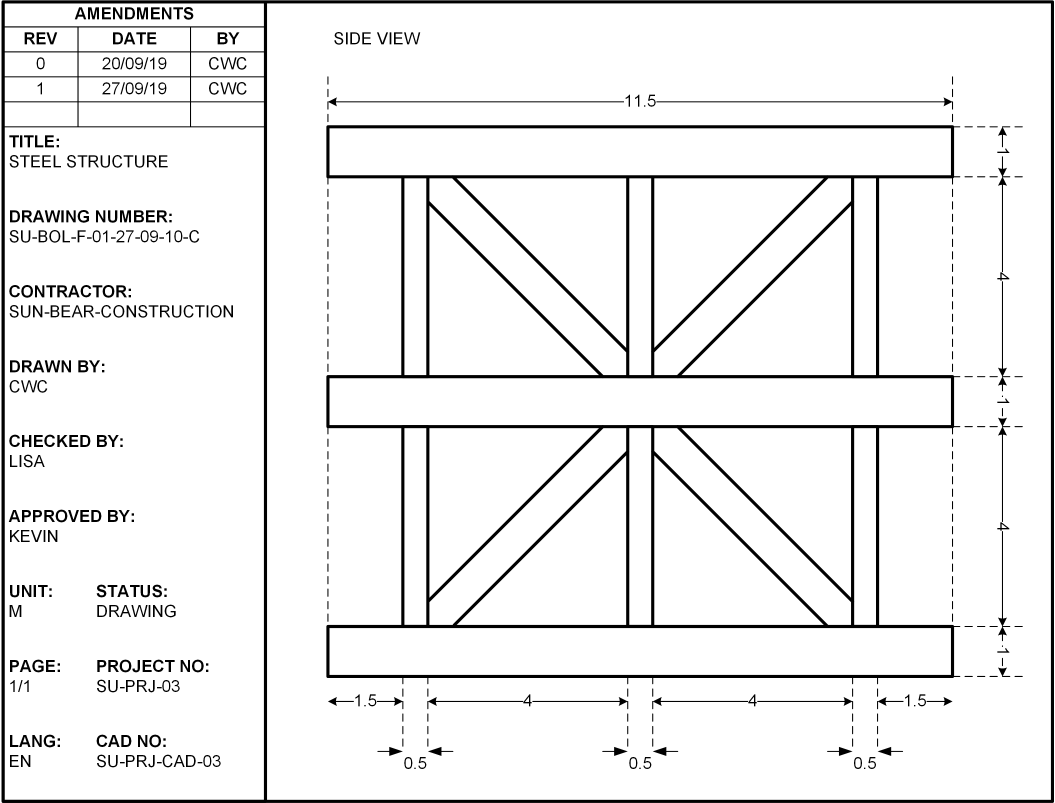
#> input picture img/08.png, 3163 x 2409 px (shown at 1/3 size)
$ python save.py
#> lines starting #> are read from the running program, lines starting #| are printed output that depends on the picture; after the words box and inside, x2 and y2 are one past the last pixel; in counts of white or black regions, pixels touching at a corner belong together
# -*- coding: utf-8 -*-
"""
Created on Sat Nov 14 14:14:53 2020

@author: Matthew
"""

import os
import numpy as np
import cv2
from matplotlib import pyplot as pt
import pytesseract as tess
tess.pytesseract.tesseract_cmd = r'C:\Users\Matthew\AppData\Local\Tesseract-OCR\tesseract.exe'
import openpyxl
from openpyxl import Workbook
import math
import glob

#HORIZONTAL CHECKING
# [44 lines left out: functions calculateDistance, calculateMidpoint, getRow, not called in this run]

def processImg(img):
  img_bi = cv2.threshold(img,0,255,cv2.THRESH_BINARY + cv2.THRESH_OTSU)[1]
  mask = ~img_bi
  # cv2.imwrite("step0-img_bi.jpg", img_bi)

  [nrow,ncol] = img_bi.shape

  kernel_len = np.array(img).shape[1]//100
  hor_SE = cv2.getStructuringElement(cv2.MORPH_RECT, (kernel_len,1))
  vert_SE = cv2.getStructuringElement(cv2.MORPH_RECT, (1,kernel_len))

  process_img = cv2.morphologyEx(mask, cv2.MORPH_OPEN, sE_diamond2)

  process_img = cv2.morphologyEx(process_img, cv2.MORPH_OPEN, sE_square1, iterations=3)
  cv2.imwrite("step1_process_img.jpg", process_img)
  step1 = cv2.medianBlur(process_img,13)
  cv2.imwrite("step1.jpg", step1)

  # Remove figure
  step2 = cv2.bitwise_or(img_bi,step1)
  cv2.imwrite("step2.jpg", step2)

  step4 = cv2.bitwise_xor(step1,img_bi)
  step4 = cv2.erode(~step4, sE_square1, iterations=3)
  step4 = cv2.dilate(step4, sE_square3, iterations=4)
  step4 = cv2.dilate(step4, sE_square2, iterations=12)

  drawings = cv2.bitwise_and(~step4, img) + step4

  step5 = cv2.bitwise_and(img_bi, step4)
  cv2.imwrite("step5.jpg", step5)

  # Get lines from table
  process_img = cv2.erode(~step5, hor_SE, iterations=3)
  hor_line = cv2.dilate(process_img, hor_SE, iterations=4)
  # cv2.imwrite("step5_hor_line.jpg", hor_line)
  process_img = cv2.erode(~step5, vert_SE, iterations=3)
  vert_line = cv2.dilate(process_img,vert_SE, iterations=4)
  # cv2.imwrite("step5_vert_line.jpg", vert_line)
  step5_5 = hor_line + vert_line
  # cv2.imwrite("step5_5.jpg", step5_5)

  step6 = cv2.bitwise_or(step5,step5_5)
  cv2.imwrite("step5_5.jpg", step6)
  img2 = step6

  return img2, drawings

# [221 lines left out: function getData, not called in this run]
##

sE_square1 = cv2.getStructuringElement(cv2.MORPH_RECT,(3,3))
sE_square2 = cv2.getStructuringElement(cv2.MORPH_RECT,(20,20))
sE_square3 = cv2.getStructuringElement(cv2.MORPH_RECT,(50,50))
sE_plus = cv2.getStructuringElement(cv2.MORPH_CROSS,(3,3))
sE_plus2 = cv2.getStructuringElement(cv2.MORPH_CROSS,(5,5))
sE_diamond = np.array([
  [0,0,1,1,1,0,0],
  [0,1,1,1,1,1,0],
  [1,1,1,1,1,1,1],
  [1,1,1,1,1,1,1],
  [1,1,1,1,1,1,1],
  [0,1,1,1,1,1,0],
  [0,0,1,1,1,0,0]], dtype=np.uint8)
sE_diamond2 = np.array([
  [0,0,0,0,1,0,0,0,0],
  [0,0,0,1,1,1,0,0,0],
  [0,0,1,1,1,1,1,0,0],
  [0,1,1,1,1,1,1,1,0],
  [1,1,1,1,1,1,1,1,1],
  [0,1,1,1,1,1,1,1,0],
  [0,0,1,1,1,1,1,0,0],
  [0,0,0,1,1,1,0,0,0],
  [0,0,0,0,1,0,0,0,0]], dtype=np.uint8)
sE_x = np.array([
  [1,0,1],
  [0,1,0],
  [1,0,1]], dtype=np.uint8)

headers = ["TITLE:",
           "DRAWING NO:",
           "DRAWING NUMBER:",
           "CONTRACTOR:",
           "DRAWN BY:",
           "CHECKED BY:",
           "APPROVED BY:",
           "CAD NO:",
           "LANG:",
           "PROJECT NO:",
           "PAGE:",
           "STATUS:",
           "STS:",
           "UNIT:",
           "DRAWING TITLE:",
           "DRAWN:",
           "CHECKED:",
           "APPROVED:",
           "COMPANY NAME:",
           "COMPANY:"]

headers_amend = ["ISSUE",
                 "DATE",
                 "CHANGE(S)",
                 "BY",
                 "CDK",
                 "REV",
                 "DATE",
                 "BY"]

if __name__ == '__main__':
  # Initialise directories
  drawings_path = os.path.join("drawing")
  if not os.path.exists(drawings_path):
      os.makedirs(drawings_path)

  workbook_path = os.path.join("workbook")
  if not os.path.exists(workbook_path):
      os.makedirs(workbook_path)

  img_path = os.path.join("img")
  # _, _, images = next(os.walk(img_path))
  images = [image[4:] for image in glob.glob(img_path+'/08.png')]
  for image in images:
    img = cv2.imread(os.path.join(img_path, image), 0)
#> img is the input picture: shape (2409, 3163); min 0, max 255, mean 237.7
    [nrow,ncol] = img.shape
#> nrow = 2409; ncol = 3163

    img2, drawings = processImg(img)
#> in processImg, `img_bi = cv2.threshold(img,0,255,cv2.THRESH_BINARY + cv2.THRESH_OTSU)[1]`: img_bi: shape (2409, 3163); 93.3% white; 432 black regions (8 under 20 px), largest, box (x1, y1, x2, y2) and area: (979, 376, 2881, 2053) 235152, (5, 1, 3162, 2409) 138161, (1969, 292, 2859, 329) 2993
#> in processImg, `mask = ~img_bi`:
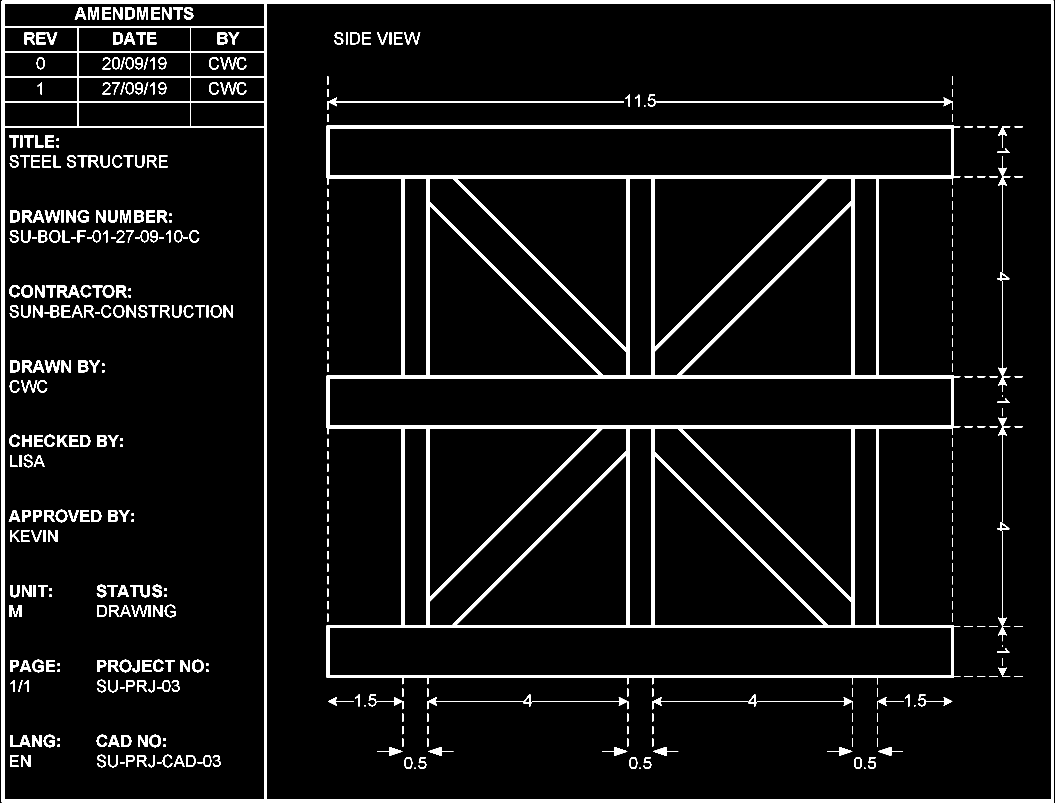
#> mask: shape (2409, 3163) (shown at 1/3 size); 6.7% white; 432 white regions (8 under 20 px), largest, box (x1, y1, x2, y2) and area: (979, 376, 2881, 2053) 235152, (5, 1, 3162, 2409) 138161, (1969, 292, 2859, 329) 2993
#> in processImg, `process_img = cv2.morphologyEx(mask, cv2.MORPH_OPEN, sE_diamond2)`: process_img: shape (2409, 3163); 5% white; 254 white regions, largest, box (x1, y1, x2, y2) and area: (979, 376, 2864, 2036) 234271, (5, 1, 3162, 2409) 124503, (1840, 2242, 1875, 2267) 517
#> in processImg, `process_img = cv2.morphologyEx(process_img, cv2.MORPH_OPEN, sE_square1..`: process_img: shape (2409, 3163); 4.8% white; 29 white regions, largest, box (x1, y1, x2, y2) and area: (979, 376, 2862, 2034) 234213, (5, 1, 3162, 2409) 124459, (1842, 2244, 1872, 2265) 490
#> in processImg, `step1 = cv2.medianBlur(process_img,13)`: step1: shape (2409, 3163); 4.8% white; 29 white regions, largest, box (x1, y1, x2, y2) and area: (979, 376, 2862, 2034) 235592, (5, 1, 3162, 2409) 124563, (1842, 2244, 1870, 2265) 433
#> in processImg, `step2 = cv2.bitwise_or(img_bi,step1)`: step2: shape (2409, 3163); 98.1% white; 571 black regions (68 under 20 px), largest, box (x1, y1, x2, y2) and area: (14, 79, 792, 382) 13689, (998, 292, 1872, 319) 2696, (1969, 304, 2833, 307) 2592
#> in processImg, `step4 = cv2.erode(~step4, sE_square1, iterations=3)`: step4: shape (2409, 3163); 0.03% white in thin lines or dots, all inside (x1, y1, x2, y2) = (33, 25, 702, 2296)
#> in processImg, `step4 = cv2.dilate(step4, sE_square3, iterations=4)`: step4: shape (2409, 3163); 16.9% white; 3 white regions, box (x1, y1, x2, y2) and area: (0, 313, 722, 2396) 1061553, (0, 0, 802, 230) 181383, (578, 825, 796, 1047) 47346
#> in processImg, `step4 = cv2.dilate(step4, sE_square2, iterations=12)`: step4: shape (2409, 3163); 24.6% white; 1 white region, box (x1, y1, x2, y2) and area: (0, 0, 922, 2409) 1877326
#> in processImg, `drawings = cv2.bitwise_and(~step4, img) + step4`:
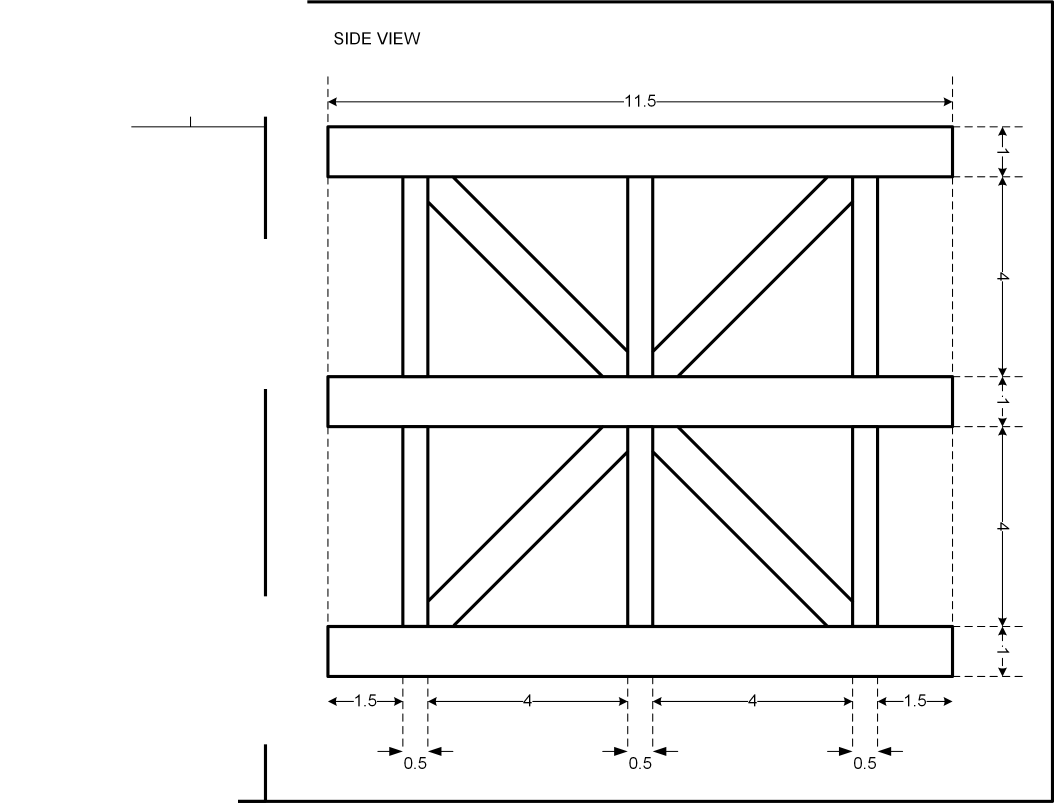
#> drawings: shape (2409, 3163) (shown at 1/3 size); min 0, max 255, mean 243.1
#> in processImg, `step5 = cv2.bitwise_and(img_bi, step4)`:
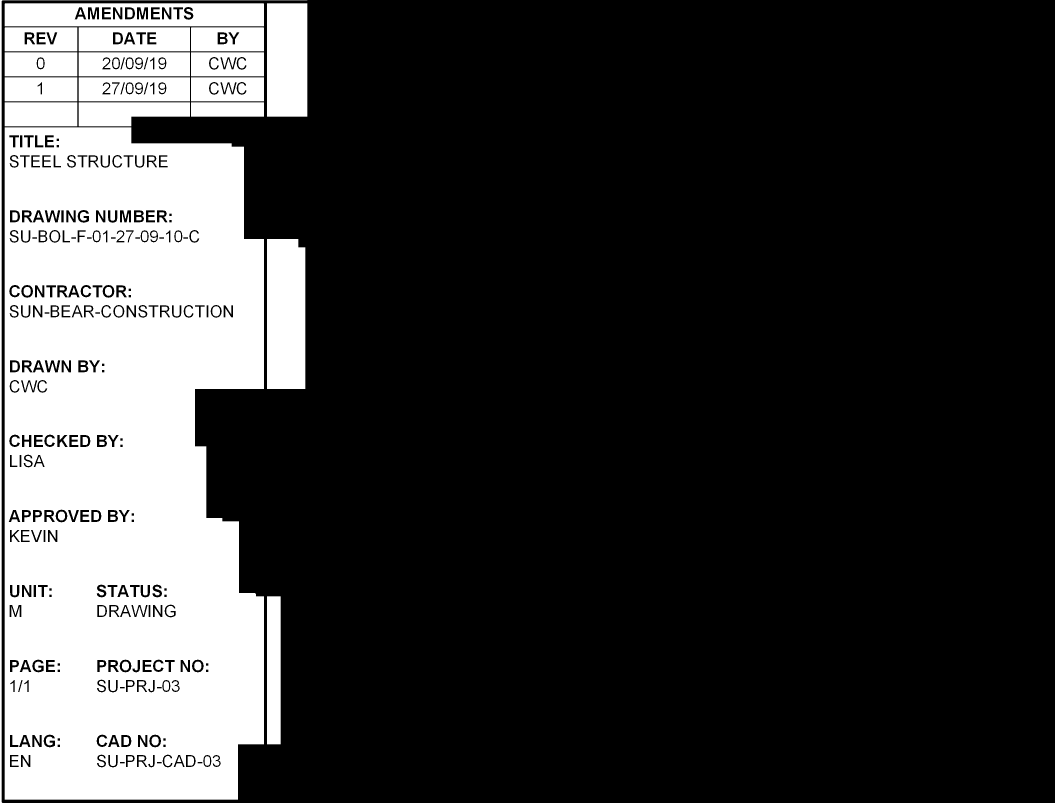
#> step5: shape (2409, 3163) (shown at 1/3 size); 22.5% white; 99 white regions, largest, box (x1, y1, x2, y2) and area: (14, 382, 792, 2399) 1332369, (801, 717, 916, 1167) 51225, (14, 10, 792, 79) 47158
#> in processImg, `process_img = cv2.erode(~step5, hor_SE, iterations=3)`: process_img: shape (2409, 3163); 74.3% white; 1 black region, box (x1, y1, x2, y2) and area: (0, 0, 967, 2409) 1960755
#> in processImg, `hor_line = cv2.dilate(process_img, hor_SE, iterations=4)`: hor_line: shape (2409, 3163); 76.2% white; 3 black regions, box (x1, y1, x2, y2) and area: (0, 382, 901, 2399) 1504623, (0, 10, 907, 379) 309579, (0, 0, 907, 1) 907
#> in processImg, `process_img = cv2.erode(~step5, vert_SE, iterations=3)`: process_img: shape (2409, 3163); 74.8% white; 3 black regions, box (x1, y1, x2, y2) and area: (0, 0, 922, 2409) 1834704, (801, 672, 916, 1212) 61575, (801, 1744, 842, 2278) 21894
#> in processImg, `vert_line = cv2.dilate(process_img,vert_SE, iterations=4)`:
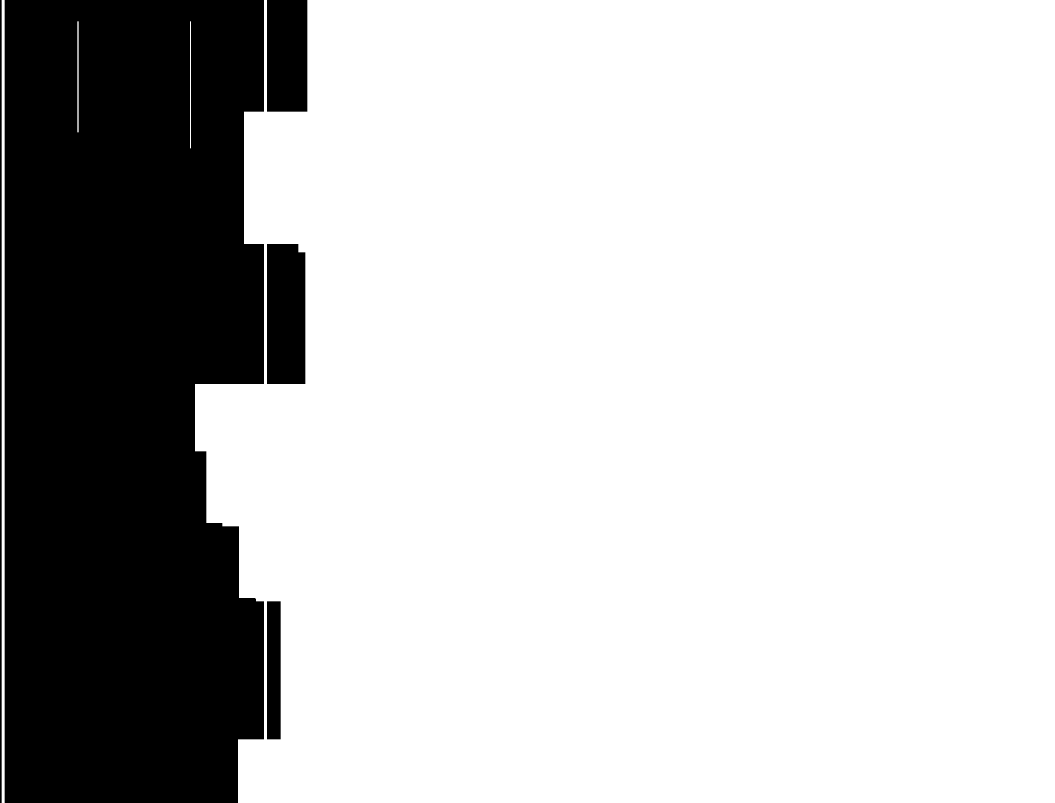
#> vert_line: shape (2409, 3163) (shown at 1/3 size); 75.7% white; 5 black regions, box (x1, y1, x2, y2) and area: (14, 0, 792, 2409) 1736380, (801, 732, 916, 1152) 47775, (801, 0, 922, 335) 40535, (801, 1804, 842, 2218) 16974, (0, 0, 5, 2409) 12045
#> in processImg, `step6 = cv2.bitwise_or(step5,step5_5)`:
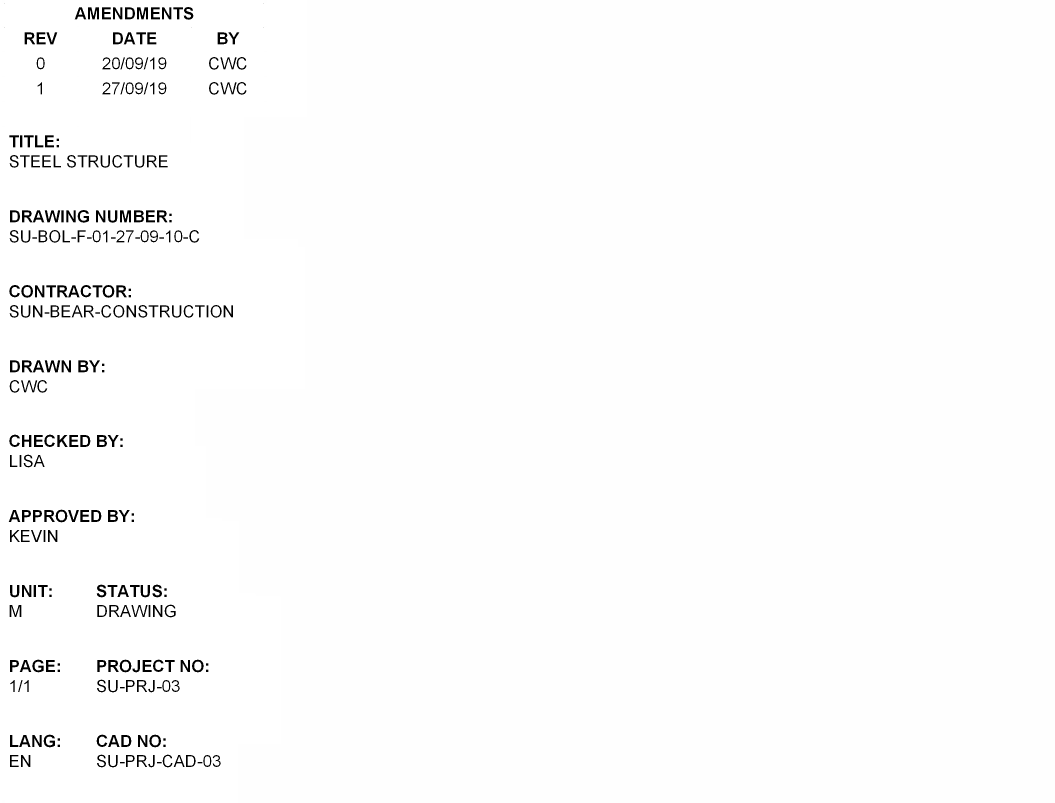
#> step6: shape (2409, 3163) (shown at 1/3 size); min 0, max 255, mean 250.9

    cv2.imwrite(os.path.join(drawings_path, "drawing"+image), drawings)

    conf = r'--oem 3 --psm 6'
#> (the run stopped early here; a loop or call above may not have finished)
